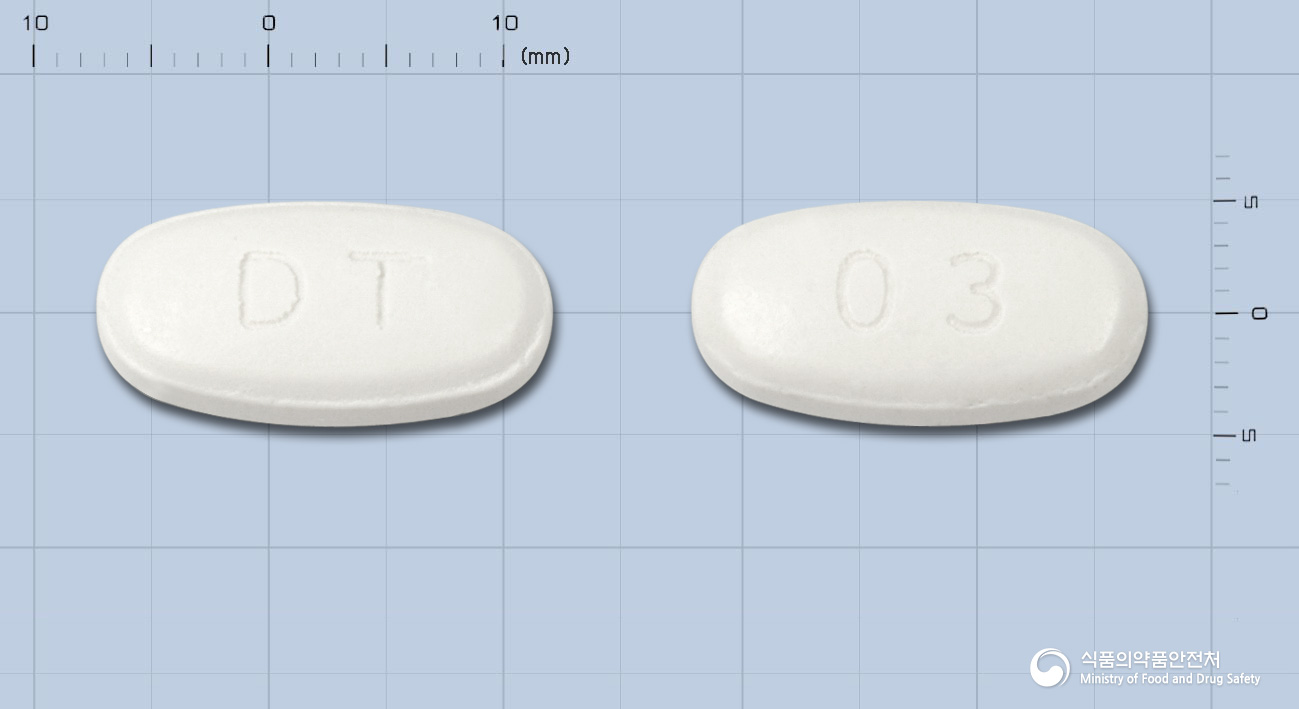
#> input picture medicine_image/198801359.jpg, 1299 x 709 px, given in place of example_1.jpg, which was not available
$ jupyter execute Object_Measuring_Size.ipynb   (older library calls are emulated)
#> lines starting #> are read from the running program, lines starting #| are printed output that depends on the picture; after the words box and inside, x2 and y2 are one past the last pixel; in counts of white or black regions, pixels touching at a corner belong together; pictures that were not available may be replaced by others from this repository, and a replacement may not be noted
[cell 1]
# import the necessary packages
from scipy.spatial import distance as dist
from imutils import perspective
from imutils import contours
import numpy as np
import argparse
import imutils
import cv2
from google.colab.patches import cv2_imshow

def midpoint(ptA, ptB):
    return ((ptA[0] + ptB[0]) * 0.5, (ptA[1] + ptB[1]) * 0.5)

def inch2mm(inch_num):
    return inch_num * 25.4

path = '/content/drive/MyDrive/Colab Notebooks/example_1.jpg'
coin_width = 0.944882  # 100 won (size unit is inch)

# load the image, convert it to grayscale, and blur it slightly
image = cv2.imread(path)
#> image is the input picture: shape (709, 1299, 3); mean B, G, R 222.5, 208.4, 196.6
gray = cv2.cvtColor(image, cv2.COLOR_BGR2GRAY)
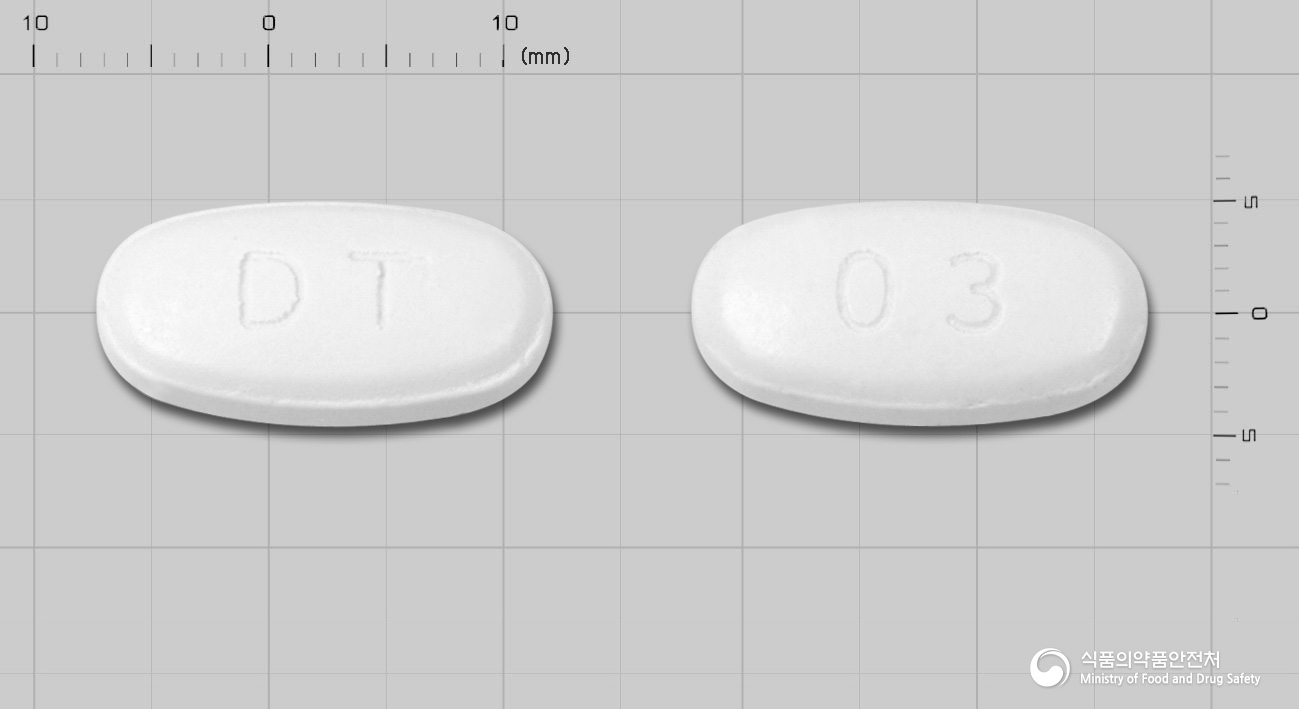
#> gray: shape (709, 1299); min 0, max 255, mean 206.7
gray = cv2.GaussianBlur(gray, (7, 7), 0)

# perform edge detection, then perform a dilation + erosion to
# close gaps in between object edges
edged = cv2.Canny(gray, 50, 100)
#> edged: shape (709, 1299); 0.58% white in thin lines or dots
edged = cv2.dilate(edged, None, iterations=1)
#> edged: shape (709, 1299); 1.9% white; 31 white regions, largest, box (x1, y1, x2, y2) and area: (95, 200, 566, 428) 4900, (690, 205, 1161, 428) 3919, (755, 383, 1135, 446) 1643
edged = cv2.erode(edged, None, iterations=1)
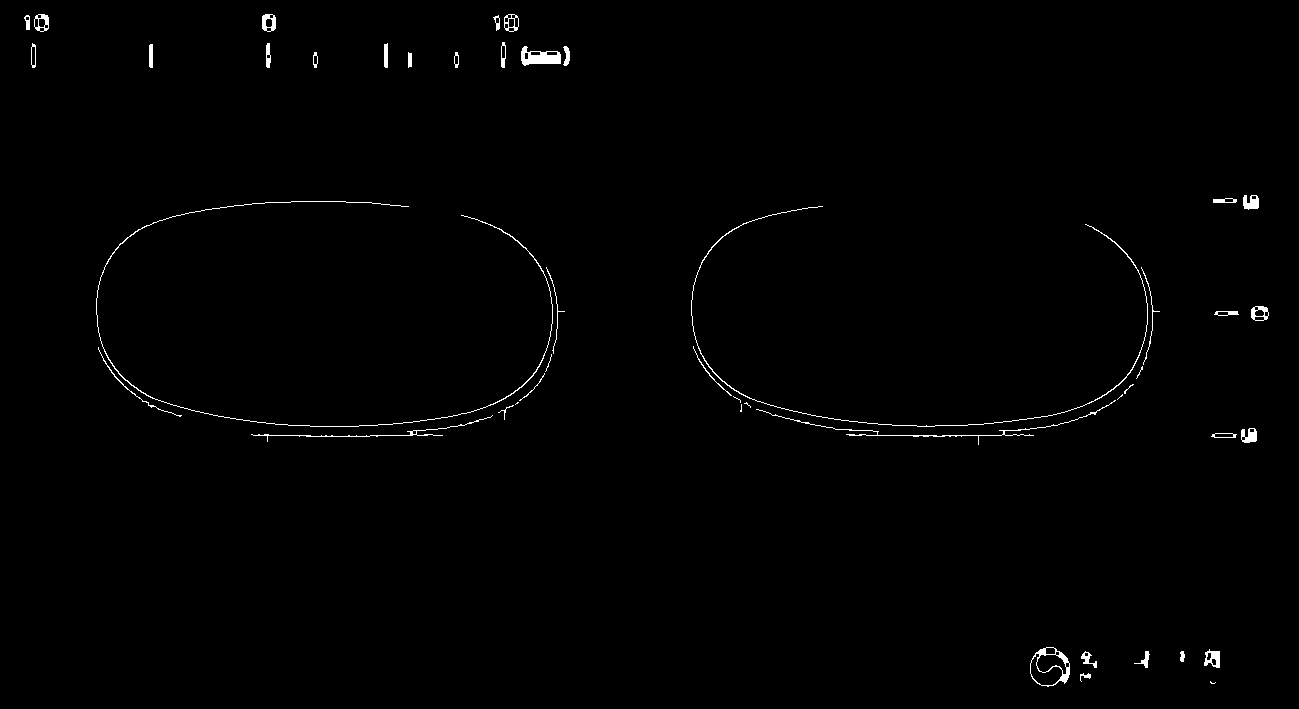
#> edged: shape (709, 1299); 0.73% white; 46 white regions (9 under 20 px)

# find contours in the edge map
cnts = cv2.findContours(edged.copy(), cv2.RETR_EXTERNAL, cv2.CHAIN_APPROX_SIMPLE)
#> cnts = 46 contours, 13 with area under 20; largest, box (x1, y1, x2, y2) and area: (1030, 647, 1070, 687) 1187, (521, 46, 561, 66) 481, (504, 14, 519, 32) 210, (1251, 306, 1269, 321) 209, (34, 14, 49, 32) 208
cnts = imutils.grab_contours(cnts)

# sort the contours from left-to-right and initialize the
# 'pixels per metric' calibration variable
(cnts, _) = contours.sort_contours(cnts)
pixelsPerMetric = None

area = list()
idex = list()
for c in cnts:
	area.append(cv2.contourArea(c))
#> this loop made 46 passes
#> after the loop, area = 46 values, max 1187 at index 29, min 0 at index 25, mean 101.5

for _ in range(2):
  idex.append(area.index(max(area)))
  area[area.index(max(area))] = 0
#> after the loop, area = 46 values, max 210 at index 16, min 0 at index 19, mean 65.21; idex = [29, 19]
idex.sort()

orig = image.copy()
# loop over the contours individually
for _ in range(2):
  # compute the rotated bounding box of the contour
  box = cv2.minAreaRect(cnts[idex[_]])
  box = cv2.cv.BoxPoints(box) if imutils.is_cv2() else cv2.boxPoints(box)
  box = np.array(box, dtype="int")
  # order the points in the contour such that they appear
  # in top-left, top-right, bottom-right, and bottom-left
  # order, then draw the outline of the rotated bounding
  # box
  box = perspective.order_points(box)
  cv2.drawContours(orig, [box.astype("int")], -1, (0, 255, 0), 2)
  # loop over the original points and draw them
  for (x, y) in box:
    cv2.circle(orig, (int(x), int(y)), 5, (0, 0, 255), -1)

  # unpack the ordered bounding box, then compute the midpoint
  # between the top-left and top-right coordinates, followed by
  # the midpoint between bottom-left and bottom-right coordinates
  (tl, tr, br, bl) = box
  (tltrX, tltrY) = midpoint(tl, tr)
  (blbrX, blbrY) = midpoint(bl, br)
  # compute the midpoint between the top-left and top-right points,
  # followed by the midpoint between the top-righ and bottom-right
  (tlblX, tlblY) = midpoint(tl, bl)
  (trbrX, trbrY) = midpoint(tr, br)
  # draw the midpoints on the image
  cv2.circle(orig, (int(tltrX), int(tltrY)), 5, (255, 0, 0), -1)
  cv2.circle(orig, (int(blbrX), int(blbrY)), 5, (255, 0, 0), -1)
  cv2.circle(orig, (int(tlblX), int(tlblY)), 5, (255, 0, 0), -1)
  cv2.circle(orig, (int(trbrX), int(trbrY)), 5, (255, 0, 0), -1)
  # draw lines between the midpoints
  cv2.line(orig, (int(tltrX), int(tltrY)), (int(blbrX), int(blbrY)),
    (255, 0, 255), 2)
  cv2.line(orig, (int(tlblX), int(tlblY)), (int(trbrX), int(trbrY)),
    (255, 0, 255), 2)

  # compute the Euclidean distance between the midpoints
  dA = dist.euclidean((tltrX, tltrY), (blbrX, blbrY))
  dB = dist.euclidean((tlblX, tlblY), (trbrX, trbrY))
  # if the pixels per metric has not been initialized, then
  # compute it as the ratio of pixels to supplied metric
  # (in this case, inches)
  if pixelsPerMetric is None:
    pixelsPerMetric = dB / coin_width
    # pixelsPerMetric = dB / args["width"]


  # compute the size of the object
  dimA = inch2mm(dA / pixelsPerMetric)
  dimB = inch2mm(dB / pixelsPerMetric)
#> this loop made 2 passes
#> (tl, tr, br, bl, tltrX, tltrY, blbrX, blbrY) on pass 1: ([521, 46], [560, 46], [560, 65], [521, 65], 540.5, 46, 540.5, 65)
#> (tl, tr, br, bl, tltrX, tltrY, blbrX, blbrY) on pass 2: ([1030, 647], [1069, 647], [1069, 686], [1030, 686], 1049.5, 647, 1049.5, 686)
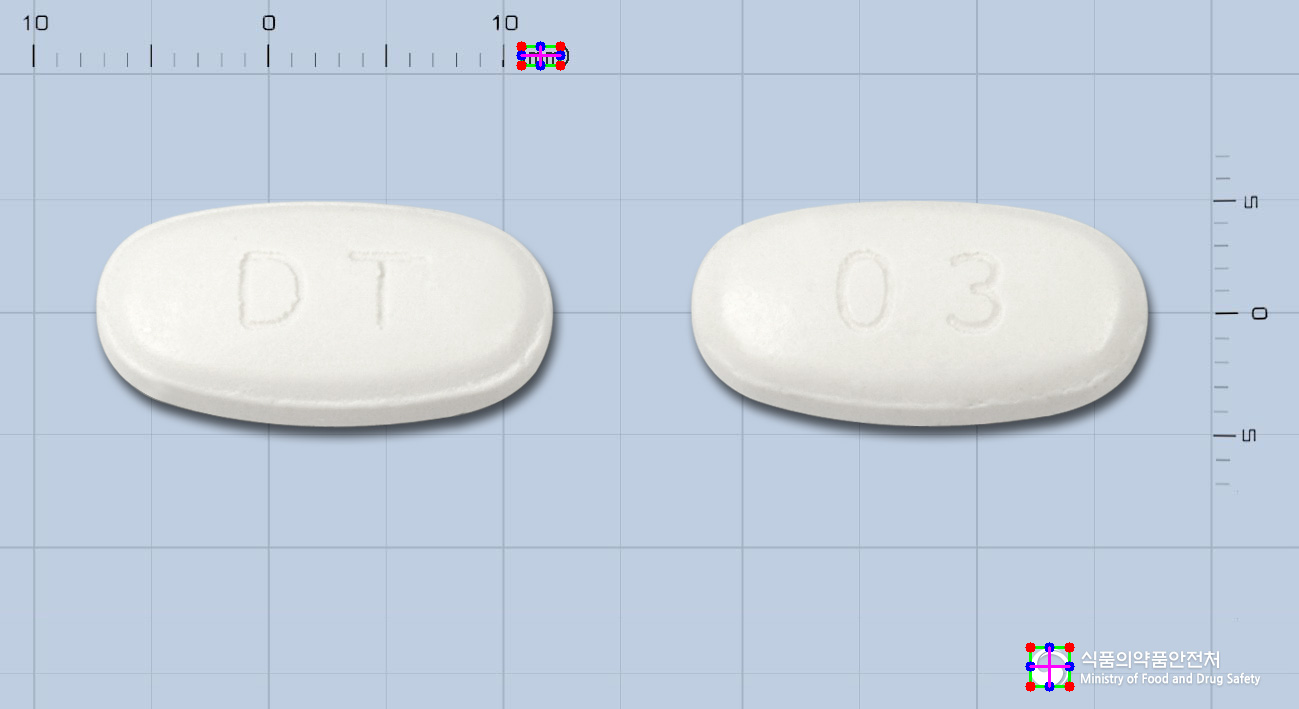
#> orig: shape (709, 1299, 3); 0.21% of pixels changed, all inside (x1, y1, x2, y2) = (516, 41, 1075, 692)
#> after the loop, pixelsPerMetric = 41.27

# draw the object sizes on the image
cv2.putText(orig, "{:.2f}mm".format(dimA),
  (int(tltrX - 15), int(tltrY - 10)), cv2.FONT_HERSHEY_SIMPLEX,
  0.65, (255, 255, 255), 2)
cv2.putText(orig, "{:.2f}mm".format(dimB),
  (int(trbrX + 10), int(trbrY)), cv2.FONT_HERSHEY_SIMPLEX,
  0.65, (255, 255, 255), 2)
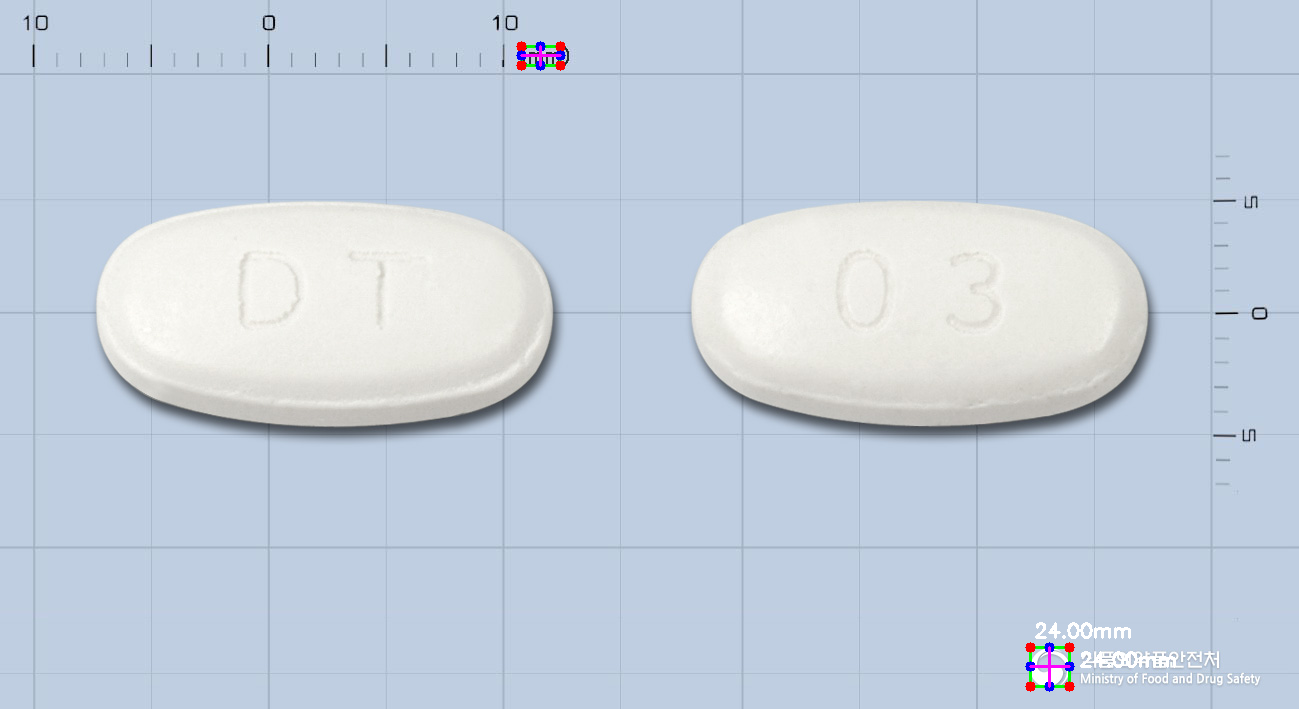
#> orig: shape (709, 1299, 3); mean B, G, R 222.3, 208.2, 196.6
# show the output image
cv2_imshow(orig)
# print pill size
if _==1:
  size = [dimA,dimB]
#> size = [24, 24]
  long_axis = max(size)
#> long_axis = 24
  short_axis = min(size)
#> short_axis = 24
  print("장축 : ","{:.2f}mm".format(long_axis))
#| 장축 :  24.00mm
  print("단축 : ","{:.2f}mm".format(short_axis))
#| 단축 :  24.00mm
